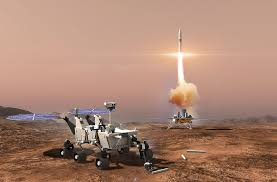
#> input picture opencv/tutorial/random/0004.jpeg, 277 x 182 px
$ python 05_Basic_Image_Operations.py
#> lines starting #> are read from the running program, lines starting #| are printed output that depends on the picture; after the words box and inside, x2 and y2 are one past the last pixel; in counts of white or black regions, pixels touching at a corner belong together
import cv2
import numpy as np
from matplotlib import pyplot as plt

# Load an Image
img = cv2.imread('random/0004.jpeg')
#> img is the input picture: shape (182, 277, 3); mean B, G, R 114.7, 132.7, 170

# image dimentions
print('image dimensions: ',img.shape)
#| image dimensions:  (182, 277, 3)

# accessing pixels
px = img[100,100]
#> px = [127, 136, 180]
print('pixel values at 100,100: ',px)
#| pixel values at 100,100:  [127 136 180]

# accessing blue pixel
blue = img[100,100,0]
#> blue = 127
print('blue pixel value at 100,100: ',blue)
#| blue pixel value at 100,100:  127

# using array.item, array.itemset methods for single pixel access
# accessing blue pixel
red = img.item(100,100,2)
#> red = 180
print('red pixel value at 100,100: ',red)
#| red pixel value at 100,100:  180

# modifying RED value
img.itemset((100,100,2),89)
#> img: shape (182, 277, 3); under 0.01% of pixels changed, all inside (x1, y1, x2, y2) = (100, 100, 101, 101)
red = img.item(100,100,2)
#> red = 89
print('modified red pixel vaue at 100,100: ', red)
#| modified red pixel vaue at 100,100:  89

# total number of pixels
print('total number of pixels: ',img.size)
#| total number of pixels:  151242

#  Image ROI
rocket = img[25:55,175:185]

img[25:55, 100:110] = rocket
#> img: shape (182, 277, 3); mean B, G, R 114.7, 132.8, 170
# [6 lines of commented-out code are left out]
cv2.imshow('image',img)
cv2.waitKey(0)

# splitting  and merging image image channels
b,g,r = cv2.split(img)
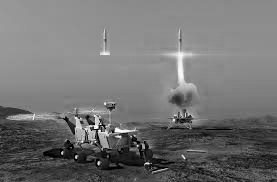
#> b: shape (182, 277); min 0, max 255, mean 114.7
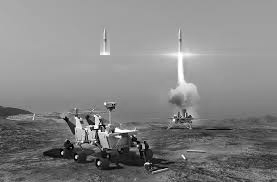
#> g: shape (182, 277); min 0, max 255, mean 132.8
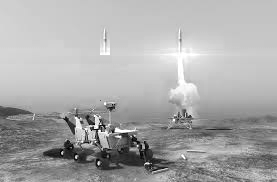
#> r: shape (182, 277); min 0, max 255, mean 170
# alternate
# b = img[...,0 ]
cv2.imshow('image',b)
cv2.waitKey(0)

img_merged = cv2.merge((b,g,r))
cv2.imshow('image',img_merged)
cv2.waitKey(0)

# convert all red pixels to zero
img[...,2] = 0
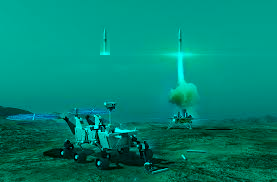
#> img: shape (182, 277, 3); mean B, G, R 114.7, 132.8, 0
cv2.imshow('image',img)
cv2.waitKey(0)


# # Making borders for images: padding
# # cv2.copyMakeBorder() function takes following arguments
# # src - input image
# # top, bottom, left, right - border width in number of pixels in corresponding directions
# # borderType - Flag defining what kind of border to be added. It can be following types:
# #         cv2.BORDER_CONSTANT - Adds a constant colored border. The value should be given as next argument.
# #         cv2.BORDER_REFLECT - Border will be mirror reflection of the border elements, like this : fedcba|abcdefgh|hgfedcb
# #         cv2.BORDER_REFLECT_101 or cv2.BORDER_DEFAULT - Same as above, but with a slight change, like this : gfedcb|abcdefgh|gfedcba
# #         cv2.BORDER_REPLICATE - Last element is replicated throughout, like this: aaaaaa|abcdefgh|hhhhhhh
# #         cv2.BORDER_WRAP - Can’t explain, it will look like this : cdefgh|abcdefgh|abcdefg

BLUE = [255,0,0]

img1 = cv2.imread('random/0004.jpeg')


replicate = cv2.copyMakeBorder(img1,50,50,50,50,cv2.BORDER_REPLICATE)
reflect = cv2.copyMakeBorder(img1,50,50,50,50,cv2.BORDER_REFLECT)
reflect101 = cv2.copyMakeBorder(img1,50,50,50,50,cv2.BORDER_REFLECT_101)
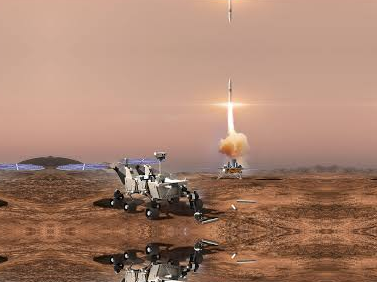
#> reflect101: shape (282, 377, 3); mean B, G, R 110.3, 129.6, 167.7
wrap = cv2.copyMakeBorder(img1,50,50,50,50,cv2.BORDER_WRAP)
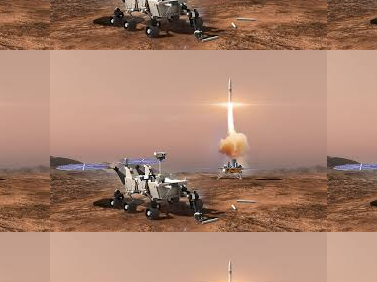
#> wrap: shape (282, 377, 3); mean B, G, R 110.2, 129.6, 167.7
constant= cv2.copyMakeBorder(img1,50,50,50,50,cv2.BORDER_CONSTANT,value=BLUE)
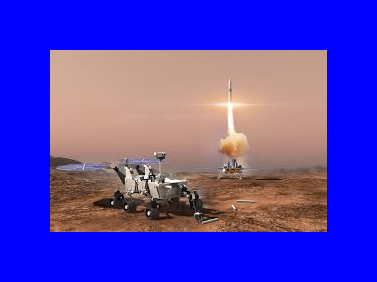
#> constant: shape (282, 377, 3); mean B, G, R 188.5, 62.9, 80.6


plt.subplot(231),plt.imshow(img1,'gray'),plt.title('ORIGINAL')
plt.subplot(232),plt.imshow(replicate,'gray'),plt.title('REPLICATE')
plt.subplot(233),plt.imshow(reflect,'gray'),plt.title('REFLECT')
plt.subplot(234),plt.imshow(reflect101,'gray'),plt.title('REFLECT_101')
plt.subplot(235),plt.imshow(wrap,'gray'),plt.title('WRAP')
plt.subplot(236),plt.imshow(constant,'gray'),plt.title('CONSTANT')

plt.show()
#> figure, not shown here; B, G, R data is drawn as R, G, B

$ run again, with opencv/tutorial/random/0002.jpeg copied over opencv/tutorial/random/0004.jpeg
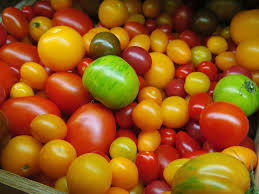
#> input picture opencv/tutorial/random/0002.jpeg, 259 x 194 px
#> img is the input picture: shape (194, 259, 3); mean B, G, R 21.3, 88.6, 151
#| image dimensions:  (194, 259, 3)
#> px = [10, 80, 109]
#| pixel values at 100,100:  [ 10  80 109]
#> blue = 10
#| blue pixel value at 100,100:  10
#> `red = img.item(100,100,2)`: red = 109
#| red pixel value at 100,100:  109
#> `red = img.item(100,100,2)`: red = 89
#| modified red pixel vaue at 100,100:  89
#| total number of pixels:  150738
#> `wrap = cv2.copyMakeBorder(img1,50,50,50,50,cv2.BORDER_WRAP)`:
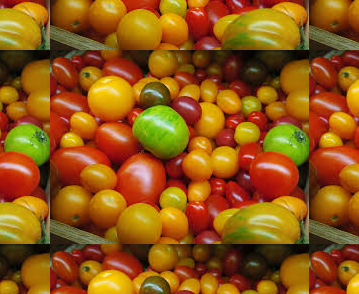
#> wrap: shape (294, 359, 3); mean B, G, R 21, 87.2, 145.2
#> `constant= cv2.copyMakeBorder(img1,50,50,50,50,cv2.BORDER_CONSTANT,valu..`:
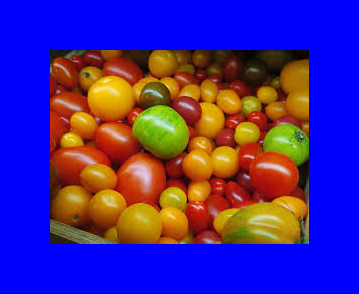
#> constant: shape (294, 359, 3); mean B, G, R 143.8, 42.2, 71.9

$ run again, with opencv/tutorial/random/0003.jpeg copied over opencv/tutorial/random/0004.jpeg
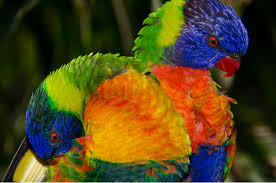
#> input picture opencv/tutorial/random/0003.jpeg, 276 x 183 px
#> img is the input picture: shape (183, 276, 3); mean B, G, R 26.8, 69.4, 84.3
#| image dimensions:  (183, 276, 3)
#> px = [7, 65, 195]
#| pixel values at 100,100:  [  7  65 195]
#> blue = 7
#| blue pixel value at 100,100:  7
#> `red = img.item(100,100,2)`: red = 195
#| red pixel value at 100,100:  195
#> `red = img.item(100,100,2)`: red = 89
#| modified red pixel vaue at 100,100:  89
#| total number of pixels:  151524
#> `constant= cv2.copyMakeBorder(img1,50,50,50,50,cv2.BORDER_CONSTANT,valu..`:
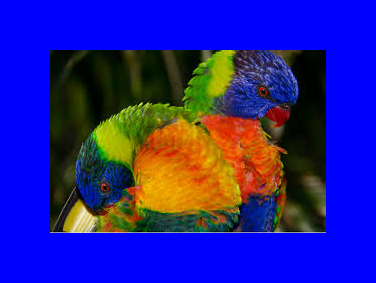
#> constant: shape (283, 376, 3); mean B, G, R 146.7, 32.9, 40
